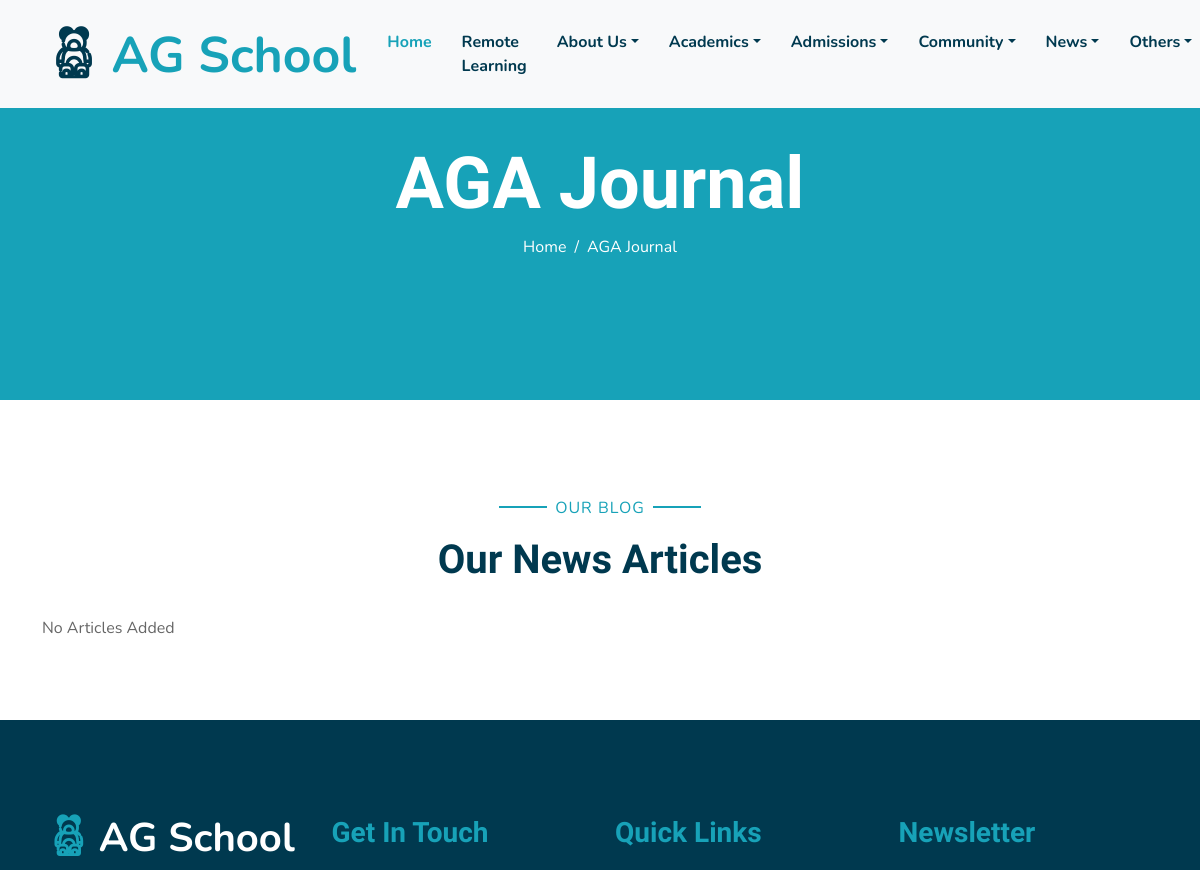
Before: /journal/ (upper part) with the older database file.
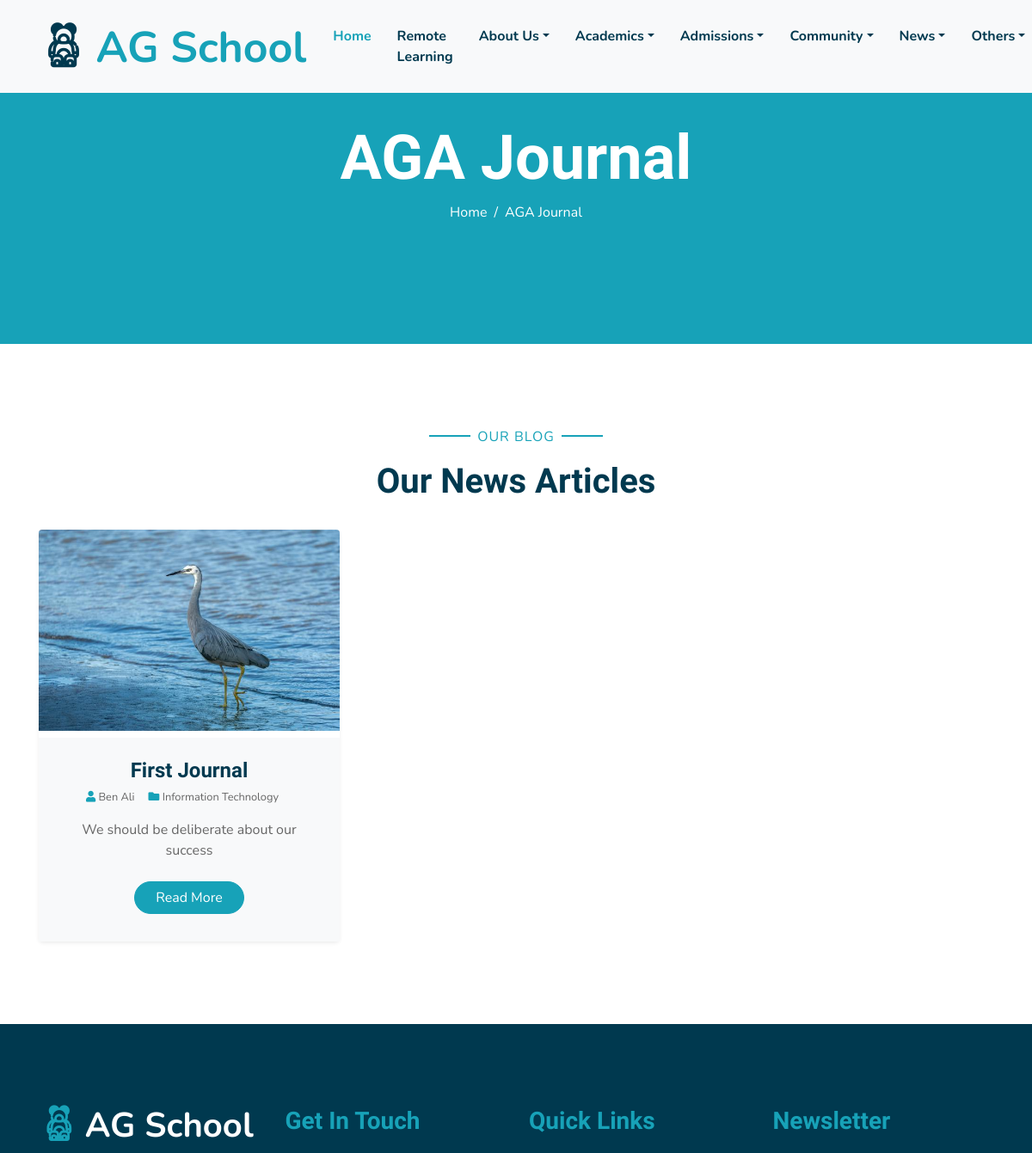
After: the same page with the newer database file.
### core/models.py (models this page shows, shortened)
class Journal(models.Model):
    title = models.CharField(max_length=255)
    category = models.ForeignKey(ArticlesCategories, on_delete=models.CASCADE)
    picture_1 = models.ImageField(default='', upload_to='blog')
    blockquote = models.CharField(max_length=255, null=True, blank=True)
    picture_2 = models.ImageField(upload_to='blog', null=True, blank=True)
    picture_3 = models.ImageField(upload_to='blog', null=True, blank=True)
    detail_1 = models.TextField(null=True, blank=True)
    detail_2 = models.TextField(null=True, blank=True)
    topic_3 = models.CharField(max_length=255, null=True, blank=True)
    detail_3 = models.TextField(null=True, blank=True)
    topic_4 = models.CharField(max_length=255, null=True, blank=True)
    detail_4 = models.TextField(null=True, blank=True)
    detail_5 = models.TextField(null=True, blank=True)
    detail_6 = models.TextField(null=True, blank=True)
    banner = models.BooleanField(default=False)
    date_posted = models.DateTimeField(auto_now_add=True)
    author = models.CharField(max_length=155)
    author_pic = models.ImageField(upload_to='blog', default="default.jpg", null=True, blank=True)

class ArticlesCategories(models.Model):
    category = models.CharField(max_length=128)
    def __str__(self):
        return f"{self.category}"

### core/views.py (the view)
# urls.py: path("journal/", views.JournalListView.as_view(), name='journal'),
class JournalListView(ListView):
    model = Journal
    template_name = 'core/journal.html'
    context_object_name = 'articles'

### templates/core/journal.html (shortened to what this page needs)
{% extends 'base.html' %}
{% load static %}
{% block content %}
    <div class="container-fluid bg-primary mb-5">
      <div
        class="d-flex flex-column align-items-center justify-content-center"
        style="min-height: 400px"
      >
        <h3 class="display-3 font-weight-bold text-white">AGA Journal</h3>
        <div class="d-inline-flex text-white">
          <p class="m-0"><a class="text-white" href="{% url 'home' %}">Home</a></p>
          <p class="m-0 px-2">/</p>
          <p class="m-0">AGA Journal</p>
        </div>
      </div>
    </div>
    <div class="container-fluid pt-5">
      <div class="container">
        <div class="text-center pb-2">
          <p class="section-title px-5">
            <span class="px-2">Our Blog</span>
          </p>
          <h1 class="mb-4">Our News Articles</h1>
        </div>
        <div class="row pb-3">
          {% for article in  articles %}
          <div class="col-lg-4 mb-4">
            <div class="card border-0 shadow-sm mb-2">
              <img class="card-img-top mb-2" src="{{ article.picture_1.url }}" alt="" />
              <div class="card-body bg-light text-center p-4">
                <h4 class="">{{ article.title }}</h4>
                <div class="d-flex justify-content-center mb-3">
                  <small class="mr-3"
                    ><i class="fa fa-user text-primary"></i> {{ article.author }}</small
                  >
                  <small class="mr-3"
                    ><i class="fa fa-folder text-primary"></i> {{ article.category }}</small
                  >
                </div>
                <p>
                  {{ article.blockquote }}
                </p>
                <a href="{% url 'journal_details' article.id %}" class="btn btn-primary px-4 mx-auto my-2"
                  >Read More</a
                >
              </div>
            </div>
          </div>
          {% empty %}
            <p class="empty">No Articles Added</p>
          {% endfor %}
        </div>
      </div>
    </div>
{% endblock content %}

### templates/base.html (shortened to what this page needs)
{% load static %}
<!DOCTYPE html>
<html lang="en">
  <head>
    <link href="https://cdn.jsdelivr.net/npm/bootstrap@5.2.3/dist/css/bootstrap.min.css" rel="stylesheet">
    <link
      href="https://cdnjs.cloudflare.com/ajax/libs/font-awesome/5.10.0/css/all.min.css"
      rel="stylesheet"
    />
    <link href="{% static 'lib/flaticon/font/flaticon.css' %}" rel="stylesheet" />
    <link href="{% static 'vendor/swiper/swiper-bundle.min.css' %}" rel="stylesheet">
     <link href="{% static 'vendor/glightbox/css/glightbox.min.css' %}" rel="stylesheet">
    <link href="{% static 'lib/owlcarousel/assets/owl.carousel.min.css' %}" rel="stylesheet" />
    <link href="{% static 'lib/lightbox/css/lightbox.min.css' %}" rel="stylesheet" />
    <link href="{% static 'vendor/simple-datatables/style.css' %}" rel="stylesheet">
    <link href="{% static 'css/style.css' %}" rel="stylesheet" />
  </head>
  <body>
    <div class="container-fluid bg-light position-relative shadow">
      <nav
        class="navbar navbar-expand-lg fixed-top bg-light navbar-light py-3 py-lg-0 px-0 px-lg-5 "
      >
        <a
          href="{% url 'home' %}"
          class="navbar-brand font-weight-bold text-secondary"
          style="font-size: 50px"
        >
          <i class="flaticon-043-teddy-bear"></i>
          <span class="text-primary">AG School</span>
        </a>
        <div
          class="collapse navbar-collapse justify-content-between"
          id="navbarCollapse"
        >
          <div class="navbar-nav font-weight-bold mx-auto py-0">
            <a href="{% url 'home' %}" class="nav-item nav-link active">Home</a>
            <a href="{% url 'remote' %}" class="nav-item nav-link">Remote Learning</a>
            <div class="nav-item dropdown">
              <a
                href=""
                class="nav-link dropdown-toggle"
                data-toggle="dropdown"
                >About Us</a
              >
            </div>
            <div class="nav-item dropdown">
              <a
                href="#"
                class="nav-link dropdown-toggle"
                data-toggle="dropdown"
                >Academics</a
              >
            </div>
            <div class="nav-item dropdown">
              <a
                href="#"
                class="nav-link dropdown-toggle"
                data-toggle="dropdown"
                >Admissions</a
              >
            </div>
            <div class="nav-item dropdown">
              <a
                href="#"
                class="nav-link dropdown-toggle"
                data-toggle="dropdown"
                >Community</a
              >
            </div>
            <div class="nav-item dropdown">
              <a
                href="#"
                class="nav-link dropdown-toggle"
                data-toggle="dropdown"
                >News</a
              >
            </div>
            <div class="nav-item dropdown">
              <a
                href="#"
                class="nav-link dropdown-toggle"
                data-toggle="dropdown"
                >Others</a
              >
            </div>
          </div>
        </div>
      </nav>
    </div>
    {% block content %}
    {% endblock content %}
    <div
      class="container-fluid bg-secondary text-white mt-5 py-5 px-sm-3 px-md-5"
    >
      <div class="row pt-5">
        <div class="col-lg-3 col-md-6 mb-5">
          <a
            href=""
            class="navbar-brand font-weight-bold text-primary m-0 mb-4 p-0"
            style="font-size: 40px; line-height: 40px"
          >
            <i class="flaticon-043-teddy-bear"></i>
            <span class="text-white">AG School</span>
          </a>
        </div>
        <div class="col-lg-3 col-md-6 mb-5">
          <h3 class="text-primary mb-4">Get In Touch</h3>
        </div>
        <div class="col-lg-3 col-md-6 mb-5">
          <h3 class="text-primary mb-4">Quick Links</h3>
        </div>
        <div class="col-lg-3 col-md-6 mb-5">
          <h3 class="text-primary mb-4">Newsletter</h3>
        </div>
      </div>
    </div>
  </body>
</html>

Changed rows visible on the page:
added Journal: picture_1 (picture), title "First Journal", author "Ben Ali", category "Information Technology", blockquote "We should be deliberate about our success"
Other visible differences:
text no longer shown: "No Articles Added"
